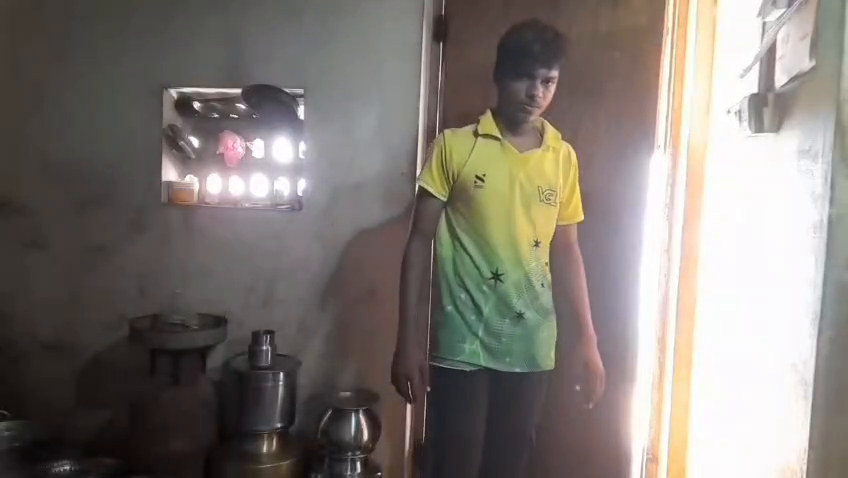
#> input picture frame 11 of data/videos/theft_test.mp4, 848 x 478 px
$ python motion_detection.py
#> lines starting #> are read from the running program, lines starting #| are printed output that depends on the picture; after the words box and inside, x2 and y2 are one past the last pixel; in counts of white or black regions, pixels touching at a corner belong together
import cv2

video = cv2.VideoCapture("../data/videos/theft_test.mp4")

ret, frame1 = video.read()
#> frame1 is the input picture: shape (478, 848, 3); mean B, G, R 115.5, 121, 127.3
ret, frame2 = video.read()
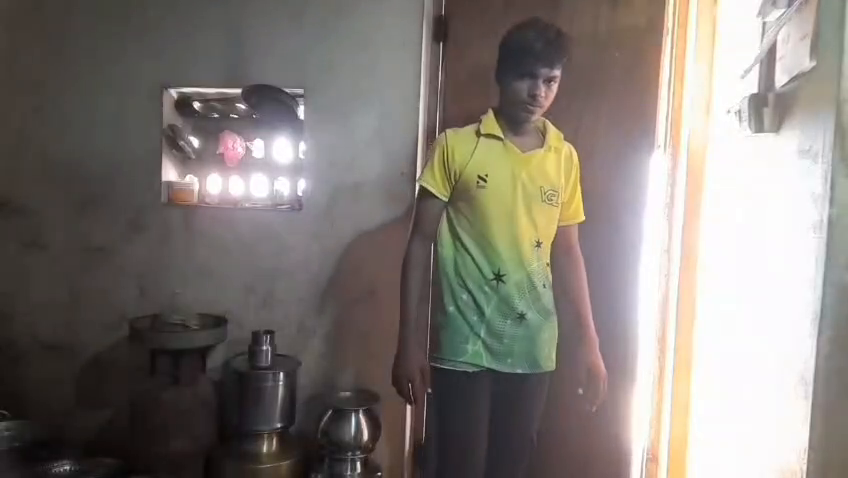
#> input picture frame 12 of data/videos/theft_test.mp4, 848 x 478 px
#> frame2 is the input picture: shape (478, 848, 3); mean B, G, R 116.7, 122.3, 128.5

while video.isOpened():

    diff = cv2.absdiff(frame1, frame2)
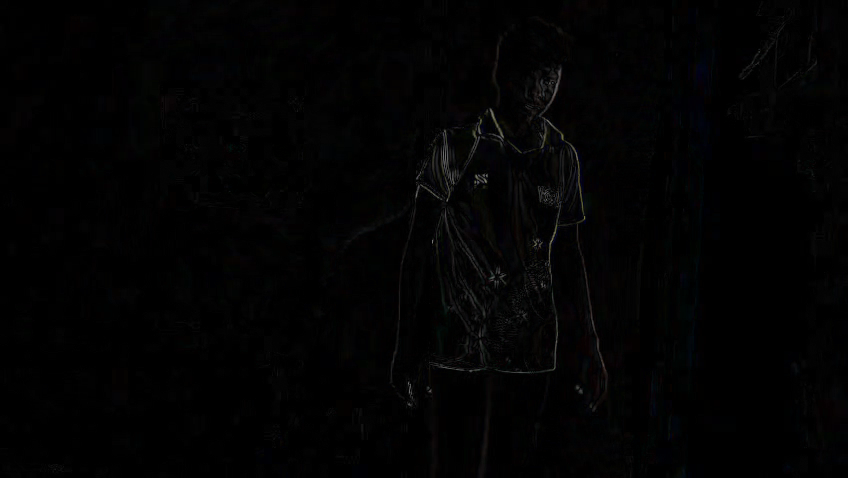
#> diff: shape (478, 848, 3); mean B, G, R 2.4, 2.3, 2.4

    gray = cv2.cvtColor(diff, cv2.COLOR_BGR2GRAY)

    blur = cv2.GaussianBlur(gray, (5,5), 0)

    _, thresh = cv2.threshold(
        blur,
        20,
        255,
        cv2.THRESH_BINARY
    )
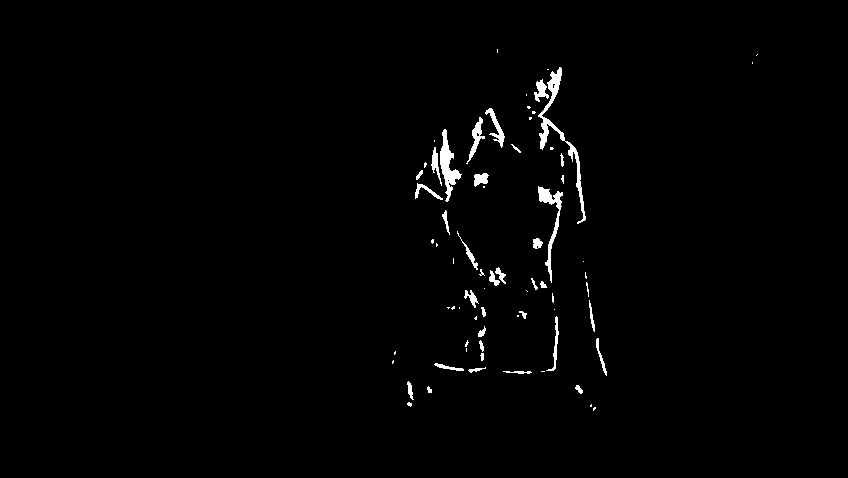
#> thresh: shape (478, 848); 1.2% white; 71 white regions (36 under 20 px)

    contours, _ = cv2.findContours(
        thresh,
        cv2.RETR_TREE,
        cv2.CHAIN_APPROX_SIMPLE
    )
#> contours = 76 contours, 48 with area under 20; largest, box (x1, y1, x2, y2) and area: (538, 67, 586, 224) 742, (440, 129, 462, 202) 520, (538, 186, 563, 283) 419, (466, 117, 485, 164) 208, (485, 108, 505, 148) 181

    motion_found = False

    for contour in contours:

        if cv2.contourArea(contour) > 1000:

            motion_found = True

            x,y,w,h = cv2.boundingRect(contour)

            cv2.rectangle(
                frame1,
                (x,y),
                (x+w,y+h),
                (0,255,0),
                2
            )
#> this loop made 76 passes
#> contour on passes 2, 7, 11, 13, 14, 20, 21, 23, 25, 26, 30, 32: [[591, 404], [590, 405], [590, 406], [591, 406]], [[541, 371], [544, 371]], [[393, 360], [392, 361], [392, 363], [393, 362]], [[395, 351], [394, 352], [394, 354], [395, 353]], [[466, 348], [466, 351]], [[476, 316], [474, 318], [475, 319], [476, 319]], [[517, 315], [517, 316], [518, 316], [518, 315]], [[554, 309]], [[459, 307], [459, 308]], [[447, 307], [448, 308], [449, 307]], [[526, 290], [527, 291]], [[484, 288]]

    if motion_found:
        print("Motion Detected")

    cv2.imshow("Motion Detection", frame1)

    frame1 = frame2
    ret, frame2 = video.read()
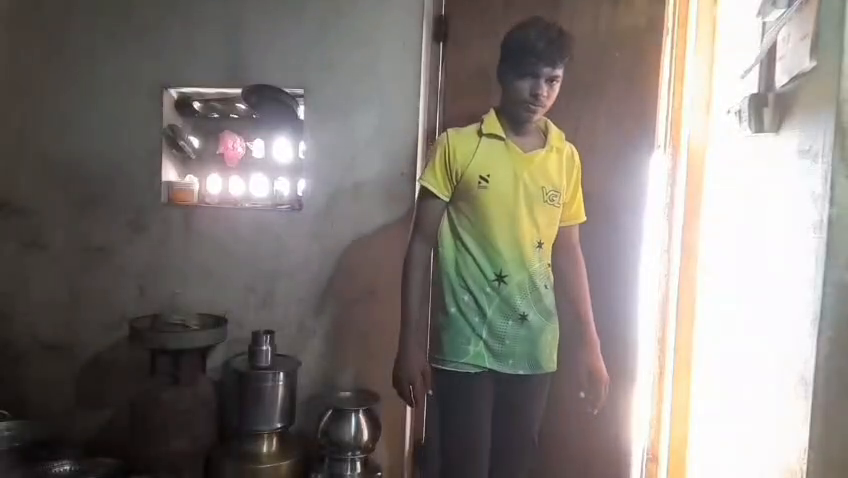
#> input picture frame 13 of data/videos/theft_test.mp4, 848 x 478 px
#> frame2 is the input picture: shape (478, 848, 3); mean B, G, R 117.6, 123.2, 129.3

    if not ret:
        break

    if cv2.waitKey(40) == 27:
#> (key Esc is pressed here)
        break

video.release()
cv2.destroyAllWindows()

$ run again, starting later in the video
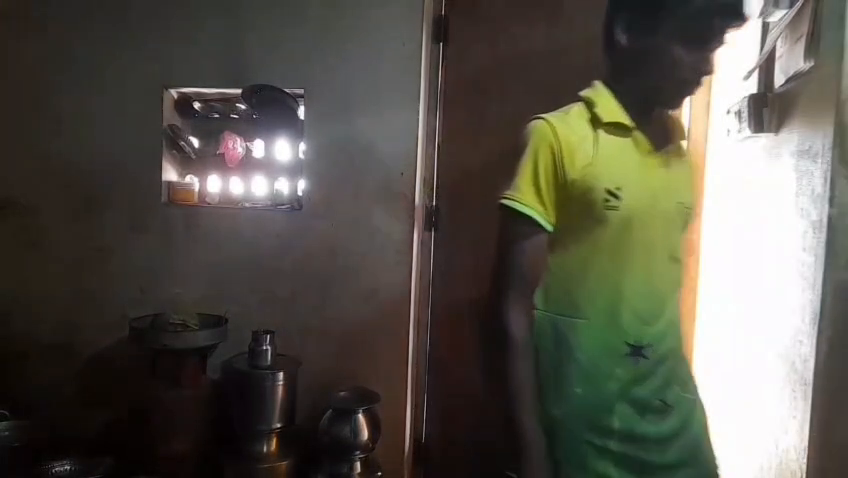
#> input picture frame 49 of data/videos/theft_test.mp4, 848 x 478 px
#> frame1 is the input picture: shape (478, 848, 3); mean B, G, R 73.5, 82.9, 85.9
#> `_, thresh = cv2.threshold( blur, 20, 255, cv2.THRESH_BINARY )`:
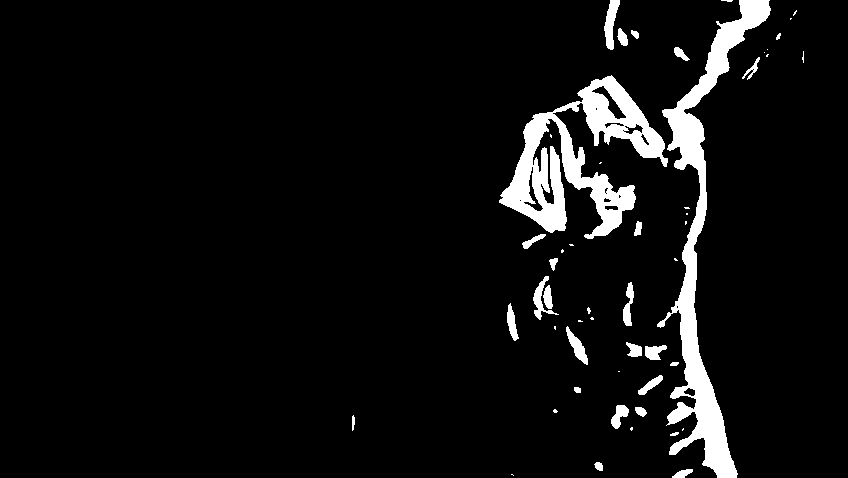
#> thresh: shape (478, 848); 6% white; 51 white regions (24 under 20 px)
#> contours = 67 contours, 34 with area under 20; largest, box (x1, y1, x2, y2) and area: (499, 75, 668, 239) 10194, (657, 0, 771, 478) 9892, (604, 0, 620, 50) 375, (591, 85, 627, 120) 333, (566, 326, 588, 365) 282
#> the loop `for contour in contours: ` made 67 passes
#> (motion_found, x, y, w, h) on passes 37, 63: (True, 499, 75, 169, 164), (True, 657, 0, 114, 478)
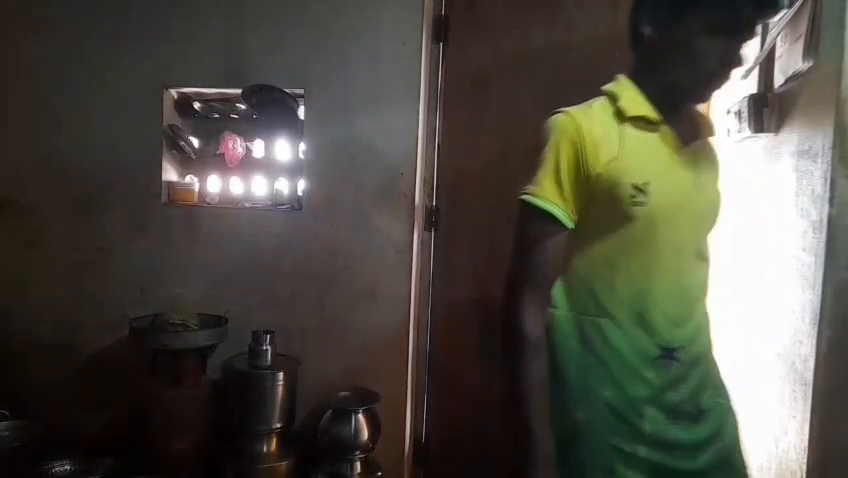
#> input picture frame 51 of data/videos/theft_test.mp4, 848 x 478 px
#> frame2 is the input picture: shape (478, 848, 3); mean B, G, R 66.4, 75.5, 77.8

$ run again, starting later in the video
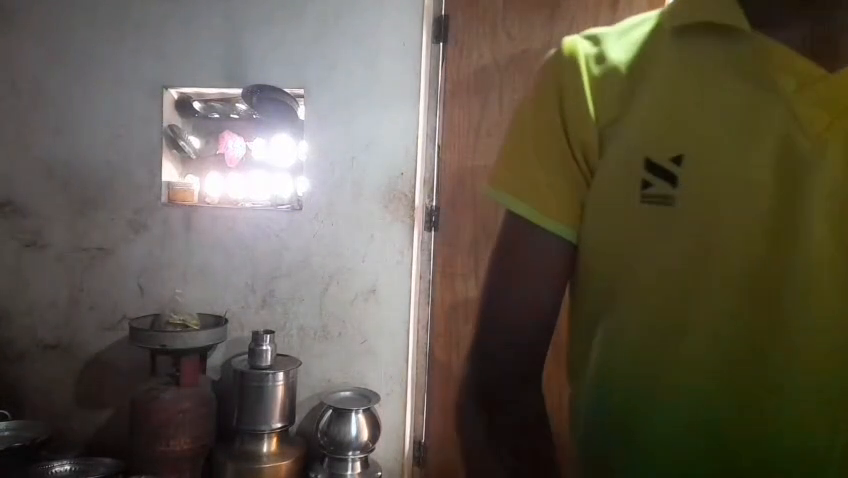
#> input picture frame 88 of data/videos/theft_test.mp4, 848 x 478 px
#> frame1 is the input picture: shape (478, 848, 3); mean B, G, R 74.8, 88.2, 95.3
#> `_, thresh = cv2.threshold( blur, 20, 255, cv2.THRESH_BINARY )`:
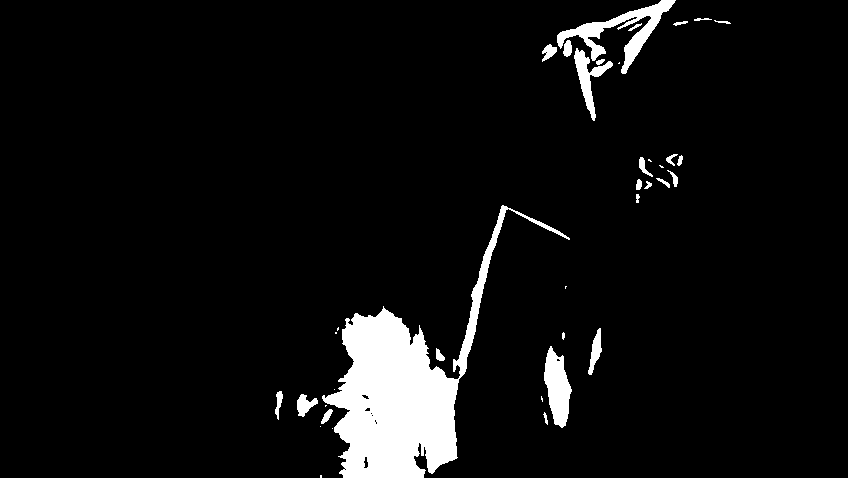
#> thresh: shape (478, 848); 5.8% white; 38 white regions (13 under 20 px)
#> contours = 48 contours, 25 with area under 20; largest, box (x1, y1, x2, y2) and area: (322, 205, 570, 478) 16898, (557, 0, 676, 74) 1946, (544, 346, 572, 428) 1331, (574, 48, 613, 121) 742, (588, 328, 602, 375) 260
#> the loop `for contour in contours: ` made 48 passes
#> (x, y, w, h) on passes 12, 19, 48: (544, 346, 28, 82), (322, 205, 248, 273), (557, 0, 119, 74)
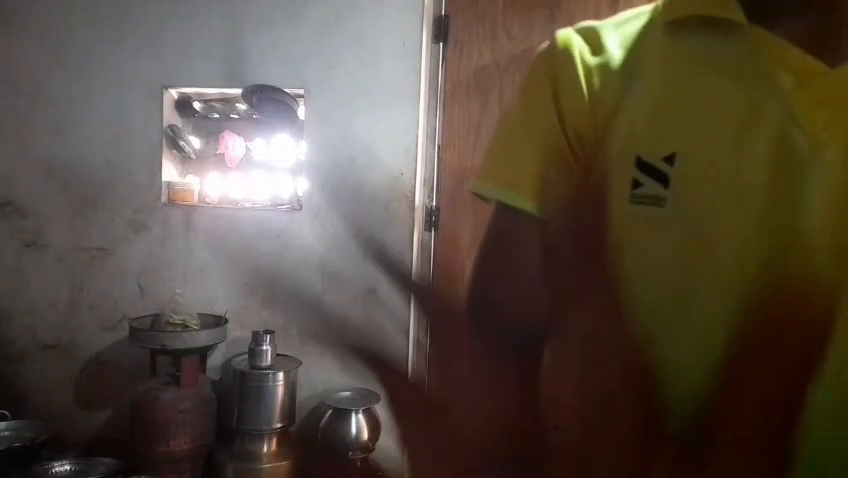
#> input picture frame 90 of data/videos/theft_test.mp4, 848 x 478 px
#> frame2 is the input picture: shape (478, 848, 3); mean B, G, R 64, 75.5, 86.4
